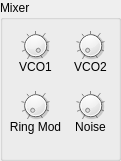
  <widget class="QGroupBox" name="groupBox_7">
   <property name="geometry">
    <rect>
     <x>450</x>
     <y>80</y>
     <width>121</width>
     <height>161</height>
    </rect>
   </property>
   <property name="title">
    <string>Mixer</string>
   </property>
   <widget class="DialKnob" name="mixRingMod">
    <property name="geometry">
     <rect>
      <x>20</x>
      <y>90</y>
      <width>31</width>
      <height>31</height>
     </rect>
    </property>
    <property name="sizePolicy">
     <sizepolicy hsizetype="Fixed" vsizetype="Fixed">
      <horstretch>0</horstretch>
      <verstretch>0</verstretch>
     </sizepolicy>
    </property>
    <property name="minimumSize">
     <size>
      <width>0</width>
      <height>0</height>
     </size>
    </property>
    <property name="maximumSize">
     <size>
      <width>16777215</width>
      <height>16777215</height>
     </size>
    </property>
    <property name="minimum">
     <number>0</number>
    </property>
    <property name="maximum">
     <number>127</number>
    </property>
    <property name="notchTarget">
     <double>16.000000000000000</double>
    </property>
    <property name="notchesVisible">
     <bool>true</bool>
    </property>
   </widget>
   <widget class="QLabel" name="label_26">
    <property name="geometry">
     <rect>
      <x>0</x>
      <y>120</y>
      <width>71</width>
      <height>21</height>
     </rect>
    </property>
    <property name="frameShadow">
     <enum>QFrame::Plain</enum>
    </property>
    <property name="text">
     <string>Ring Mod</string>
    </property>
    <property name="alignment">
     <set>Qt::AlignHCenter|Qt::AlignTop</set>
    </property>
   </widget>
   <widget class="DialKnob" name="mixNoise">
    <property name="geometry">
     <rect>
      <x>70</x>
      <y>90</y>
      <width>41</width>
      <height>31</height>
     </rect>
    </property>
    <property name="sizePolicy">
     <sizepolicy hsizetype="Fixed" vsizetype="Fixed">
      <horstretch>0</horstretch>
      <verstretch>0</verstretch>
     </sizepolicy>
    </property>
    <property name="minimumSize">
     <size>
      <width>0</width>
      <height>0</height>
     </size>
    </property>
    <property name="maximumSize">
     <size>
      <width>16777215</width>
      <height>16777215</height>
     </size>
    </property>
    <property name="minimum">
     <number>0</number>
    </property>
    <property name="maximum">
     <number>127</number>
    </property>
    <property name="notchTarget">
     <double>16.000000000000000</double>
    </property>
    <property name="notchesVisible">
     <bool>true</bool>
    </property>
   </widget>
   <widget class="QLabel" name="label_27">
    <property name="geometry">
     <rect>
      <x>70</x>
      <y>120</y>
      <width>41</width>
      <height>21</height>
     </rect>
    </property>
    <property name="frameShadow">
     <enum>QFrame::Plain</enum>
    </property>
    <property name="text">
     <string>Noise</string>
    </property>
    <property name="alignment">
     <set>Qt::AlignHCenter|Qt::AlignTop</set>
    </property>
   </widget>
   <widget class="DialKnob" name="mixVCO1">
    <property name="geometry">
     <rect>
      <x>20</x>
      <y>30</y>
      <width>31</width>
      <height>31</height>
     </rect>
    </property>
    <property name="sizePolicy">
     <sizepolicy hsizetype="Fixed" vsizetype="Fixed">
      <horstretch>0</horstretch>
      <verstretch>0</verstretch>
     </sizepolicy>
    </property>
    <property name="minimumSize">
     <size>
      <width>0</width>
      <height>0</height>
     </size>
    </property>
    <property name="maximumSize">
     <size>
      <width>16777215</width>
      <height>16777215</height>
     </size>
    </property>
    <property name="minimum">
     <number>0</number>
    </property>
    <property name="maximum">
     <number>127</number>
    </property>
    <property name="value">
     <number>127</number>
    </property>
    <property name="notchTarget">
     <double>16.000000000000000</double>
    </property>
    <property name="notchesVisible">
     <bool>true</bool>
    </property>
   </widget>
   <widget class="QLabel" name="label_9">
    <property name="geometry">
     <rect>
      <x>10</x>
      <y>60</y>
      <width>51</width>
      <height>21</height>
     </rect>
    </property>
    <property name="frameShadow">
     <enum>QFrame::Plain</enum>
    </property>
    <property name="text">
     <string>VCO1</string>
    </property>
    <property name="alignment">
     <set>Qt::AlignHCenter|Qt::AlignTop</set>
    </property>
   </widget>
   <widget class="QLabel" name="label_18">
    <property name="geometry">
     <rect>
      <x>70</x>
      <y>60</y>
      <width>41</width>
      <height>21</height>
     </rect>
    </property>
    <property name="frameShadow">
     <enum>QFrame::Plain</enum>
    </property>
    <property name="text">
     <string>VCO2</string>
    </property>
    <property name="alignment">
     <set>Qt::AlignHCenter|Qt::AlignTop</set>
    </property>
   </widget>
   <widget class="DialKnob" name="mixVCO2">
    <property name="geometry">
     <rect>
      <x>70</x>
      <y>30</y>
      <width>41</width>
      <height>31</height>
     </rect>
    </property>
    <property name="sizePolicy">
     <sizepolicy hsizetype="Fixed" vsizetype="Fixed">
      <horstretch>0</horstretch>
      <verstretch>0</verstretch>
     </sizepolicy>
    </property>
    <property name="minimumSize">
     <size>
      <width>0</width>
      <height>0</height>
     </size>
    </property>
    <property name="maximumSize">
     <size>
      <width>16777215</width>
      <height>16777215</height>
     </size>
    </property>
    <property name="minimum">
     <number>0</number>
    </property>
    <property name="maximum">
     <number>127</number>
    </property>
    <property name="notchTarget">
     <double>16.000000000000000</double>
    </property>
    <property name="notchesVisible">
     <bool>true</bool>
    </property>
   </widget>
   <zorder>label_26</zorder>
   <zorder>label_18</zorder>
   <zorder>label_27</zorder>
   <zorder>label_9</zorder>
   <zorder>mixRingMod</zorder>
   <zorder>mixNoise</zorder>
   <zorder>mixVCO1</zorder>
   <zorder>mixVCO2</zorder>
  </widget>
